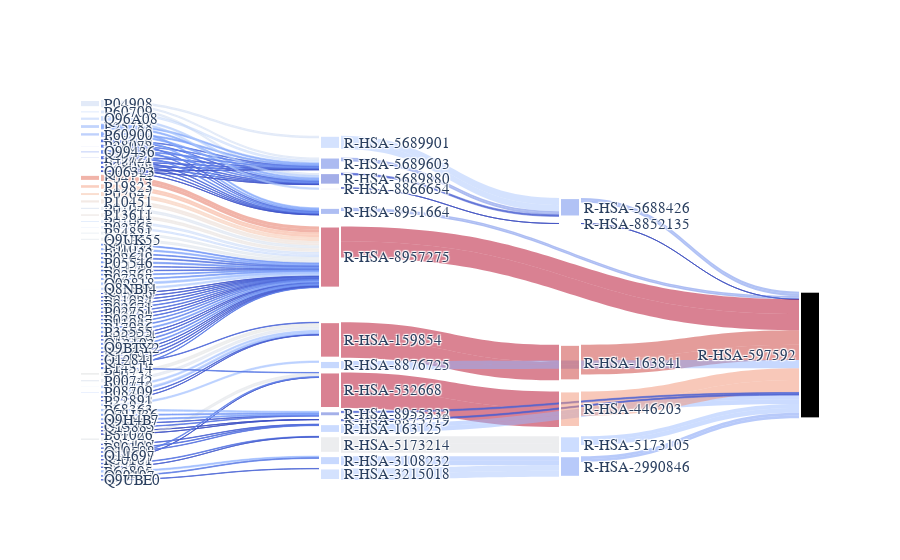

Notebook code cell kept with this figure:
### Code cell
query_node = "R-HSA-597592"

IG.plot_subgraph_sankey(
    query_node, upstream=True, savename="img/subgraph_sankey.png", cmap="coolwarm"
)
